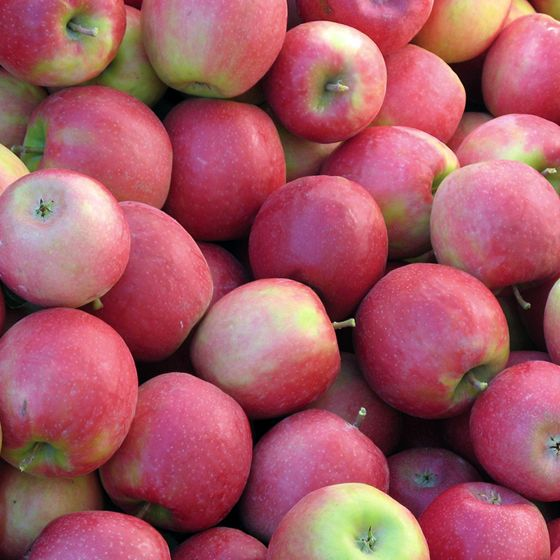
#> input picture apple.jpg, 560 x 560 px
$ python p9.py
#> lines starting #> are read from the running program, lines starting #| are printed output that depends on the picture
import cv2
import numpy as np
img = cv2.imread('apple.jpg')
#> img is the input picture: shape (560, 560, 3); mean B, G, R 100.1, 89.4, 164.8

gray = cv2.cvtColor(img, cv2.COLOR_BGR2GRAY)
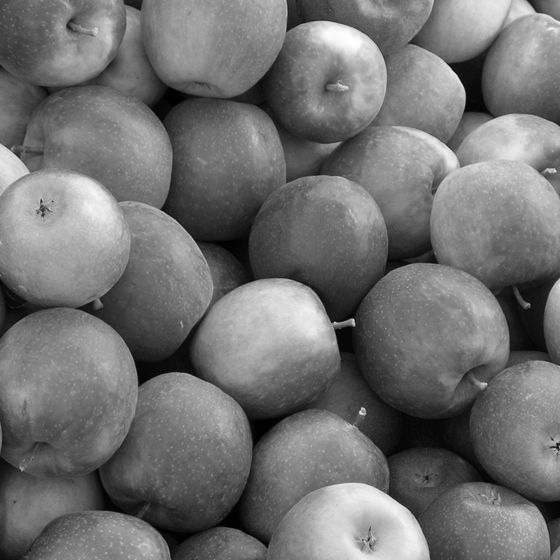
#> gray: shape (560, 560); min 0, max 255, mean 113.2
kernel = np.ones((5,5))/25
edges = cv2.Canny(gray, 100, 200)
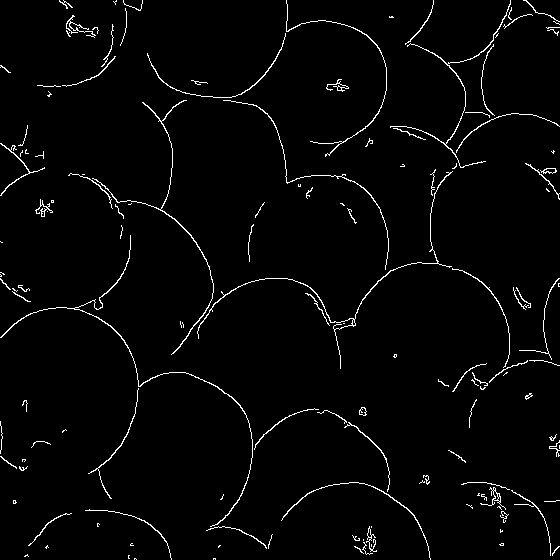
#> edges: shape (560, 560); 2.4% white in thin lines or dots
texture = cv2.filter2D(gray, -1, kernel)

cv2.imshow("Original Image", img)
cv2.imshow("Edges", edges)
cv2.imshow("Texture", texture)
cv2.waitKey(0)
